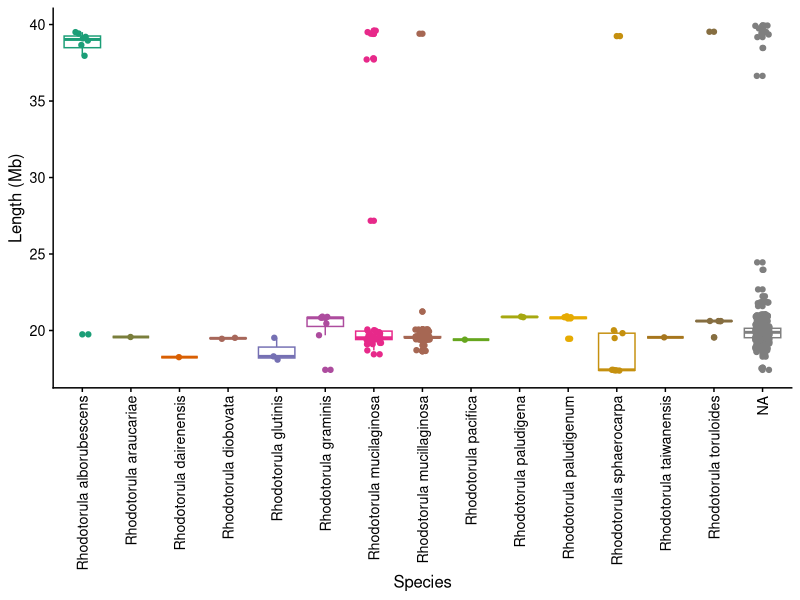
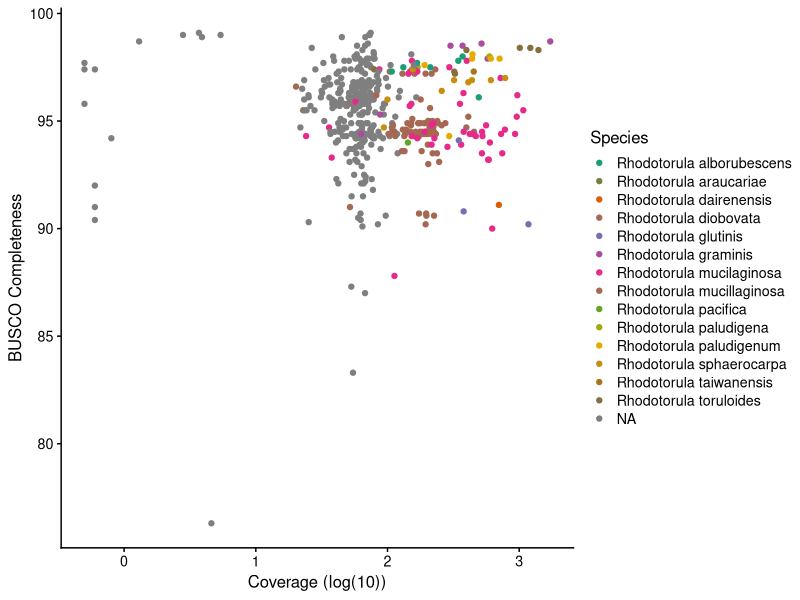
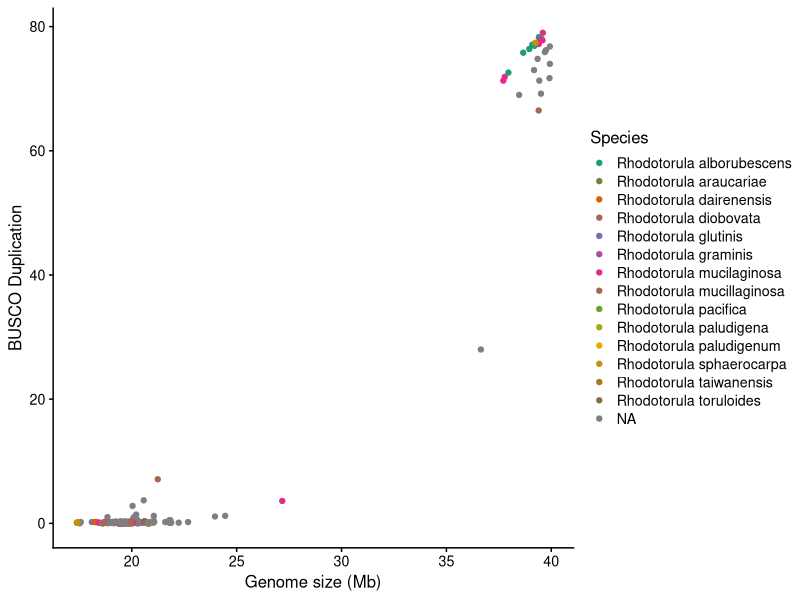

These charts were generated, in order, by the following R code:
#!/usr/bin/env R
library(ggplot2)
library(tidyverse)
library(purrr)
library(readr)
library(cowplot) # it allows you to save figures in .png file
library(RColorBrewer)
#library(smplot2)

asminfo <- read_tsv("asm_stats.tsv",col_names=TRUE) %>% mutate(ID=str_replace(SampleID, ".AAFTF", ""))
samples <- read_csv("samples.csv",col_names=TRUE) 
merged <- asminfo %>% left_join(samples,by = join_by(ID == Strain))
colourCount = length(unique(merged$Species))
getPalette = colorRampPalette(brewer.pal(8, "Dark2"))(colourCount)


p <- ggplot(data = merged, mapping = aes(x = Species, y = TOTAL_LENGTH/10**6,color=Species)) +
  geom_boxplot() + 
  geom_jitter(width = 0.15) +  theme_cowplot(12) + theme(legend.position="none") +
  theme(axis.text.x = element_text(angle = 90, vjust = 0.5, hjust=1)) + 
  scale_color_manual(values=getPalette) +
  ylab("Length (Mb)") 

ggsave("genome_size_boxplot.pdf",p,width=18,height=14)

p2 <- ggplot(data = merged %>% filter(BUSCO_Complete > 75), 
             mapping = aes(x = log(Average_Coverage)/log(10), y=BUSCO_Complete,color=Species)) +
  geom_point()  +  theme_cowplot(12) + 
  scale_color_manual(values=getPalette) + xlab("Coverage (log(10))") + ylab("BUSCO Completeness") 
ggsave("genome_coverage.pdf",p2,width=18,height=14)

p3 <- ggplot(data = merged %>% filter(BUSCO_Complete > 75), 
             mapping = aes(x = TOTAL_LENGTH/10**6, y=BUSCO_Duplicate,color=Species)) +
  geom_point()  +  theme_cowplot(12)  + 
  scale_color_manual(values=getPalette) + xlab("Genome size (Mb)") + ylab("BUSCO Duplication")
ggsave("genome_dup_by_size.pdf",p3,width=18,height=14)
